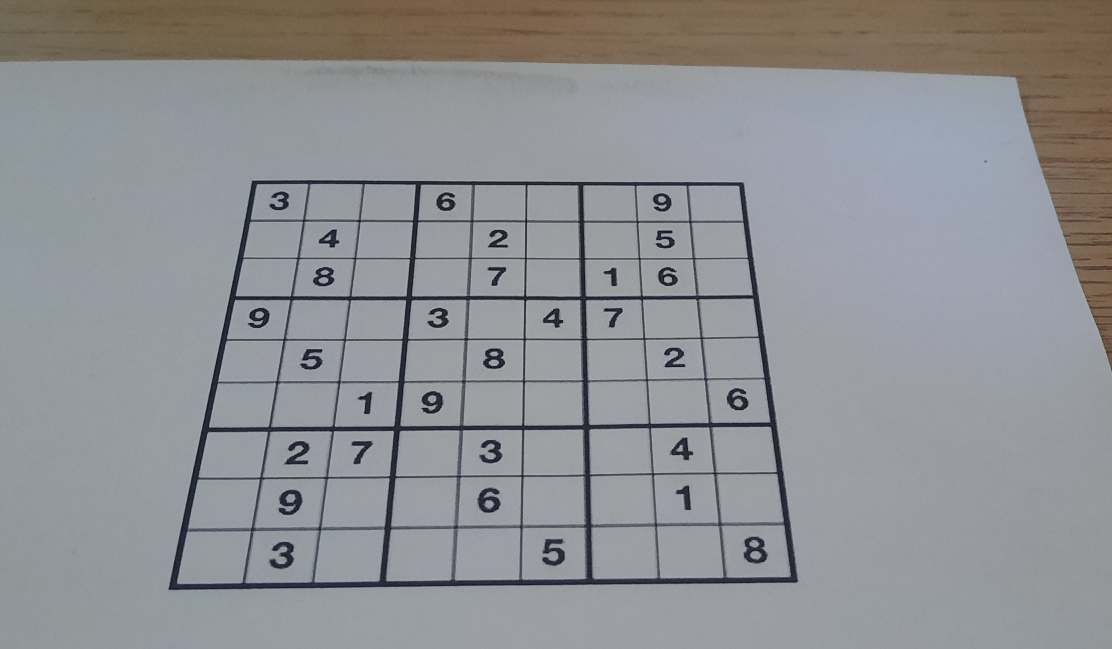
#> input picture Data/20210214_163704.jpg, 2224 x 1298 px (shown at 1/2 size)
$ python -i processing_utils.py   (imports and definitions only)
#> lines starting #> are read from the running program, lines starting #| are printed output that depends on the picture; after the words box and inside, x2 and y2 are one past the last pixel; in counts of white or black regions, pixels touching at a corner belong together
import cv2
import numpy as np

width, height = 600, 600

def pre_process_image(img):
    img = cv2.cvtColor(img, cv2.COLOR_BGR2GRAY)
    img = cv2.GaussianBlur(img, (5,5),1)
    img = cv2.fastNlMeansDenoising(img)
    img = cv2.adaptiveThreshold(img, 255, 1, 1, 11, 2)
    return img

def find_edges(img):
    edges = cv2.Canny(img, 100, 200)
    return edges

# [4 lines left out: function find_contours, not called in this run]

def find_biggest_contour(contours):
    biggest_contour = max(contours, key=cv2.contourArea)
    peri = cv2.arcLength(biggest_contour, True)
    corners = cv2.approxPolyDP(biggest_contour, 0.02*peri, True)

    corners = np.float32(corners).reshape((4,2))
    correct_corners = np.zeros((4,2))

    corners_sum = corners.sum(axis=1)
    corners_diff = np.diff(corners, axis=1)
    correct_corners[0] = corners[np.argmin(corners_sum)]
    correct_corners[1] = corners[np.argmin(corners_diff)]
    correct_corners[2] = corners[np.argmax(corners_diff)]
    correct_corners[3] = corners[np.argmax(corners_sum)]

    return np.float32(correct_corners)


# [4 lines left out: function show_image, not called in this run]

def warp_image(img, show=False):
    preprocessed_img = pre_process_image(img)
    edges = find_edges(preprocessed_img)
    contours, _ = cv2.findContours(edges, cv2.RETR_EXTERNAL, cv2.CHAIN_APPROX_SIMPLE)
    corners = find_biggest_contour(contours)
    target_corners = np.float32([[0,0], [width, 0], [0, height], [width, height]])

    H = cv2.getPerspectiveTransform(corners, target_corners)
    image_warped = cv2.warpPerspective(preprocessed_img, H, (width, height))


    if show:
        img_contour_copy = img.copy()
        img_biggest_contour_copy = img.copy()
        cv2.drawContours(img_contour_copy, contours, -1, (0, 255, 0), 3)

        for index, corner in enumerate(corners):
            cv2.circle(img_biggest_contour_copy, tuple(corner), radius=7, color=(0, 0, 255), thickness=-1)
            img_biggest_contour_copy = cv2.putText(img_biggest_contour_copy, str(index), tuple(corner),
                                           fontFace=cv2.FONT_HERSHEY_SIMPLEX,
                                           fontScale=1,
                                           color=(255,0,0),
                                           thickness=3)

        show_image(preprocessed_img, title="thresholded")
        show_image(edges, title="canny")
        show_image(img_contour_copy, title="contours")
        show_image(img_biggest_contour_copy, title="biggest contour")

    return image_warped, H

# [5 lines left out: function check_intersection, not called in this run]

def detect_number(number_image):
    return 1

# [48 lines left out: function get_numbers, not called in this run]

def get_grid(img, show=False):
    image_warped, H = warp_image(img, show)

    if show:
        original_warped = cv2.warpPerspective(img, H, (width, height))
    else:
        original_warped = None
    grid = get_numbers(image_warped, original_warped, show)

    return grid


>>> import cv2
>>> picture = cv2.imread('Data/20210214_163704.jpg')
#> picture is the input picture: shape (1298, 2224, 3); mean B, G, R 147.7, 144.4, 142.7
>>> result = get_grid(picture)
#> in pre_process_image, `img = cv2.cvtColor(img, cv2.COLOR_BGR2GRAY)`:
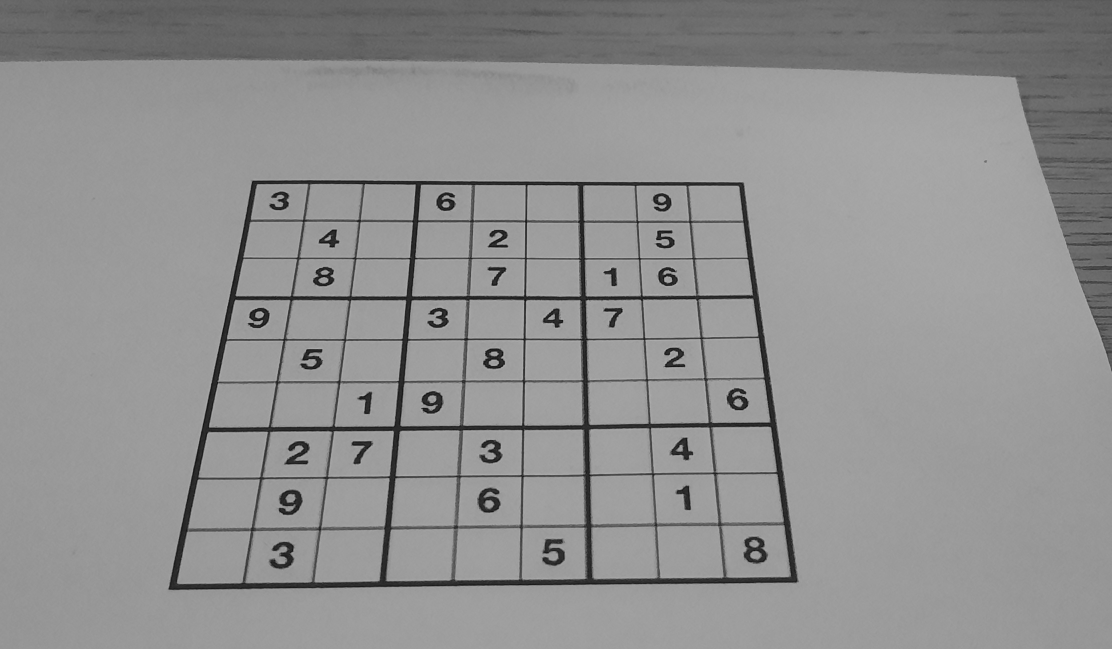
#> img: shape (1298, 2224) (shown at 1/2 size); min 2, max 186, mean 144.4
#> in pre_process_image, `img = cv2.adaptiveThreshold(img, 255, 1, 1, 11, 2)`:
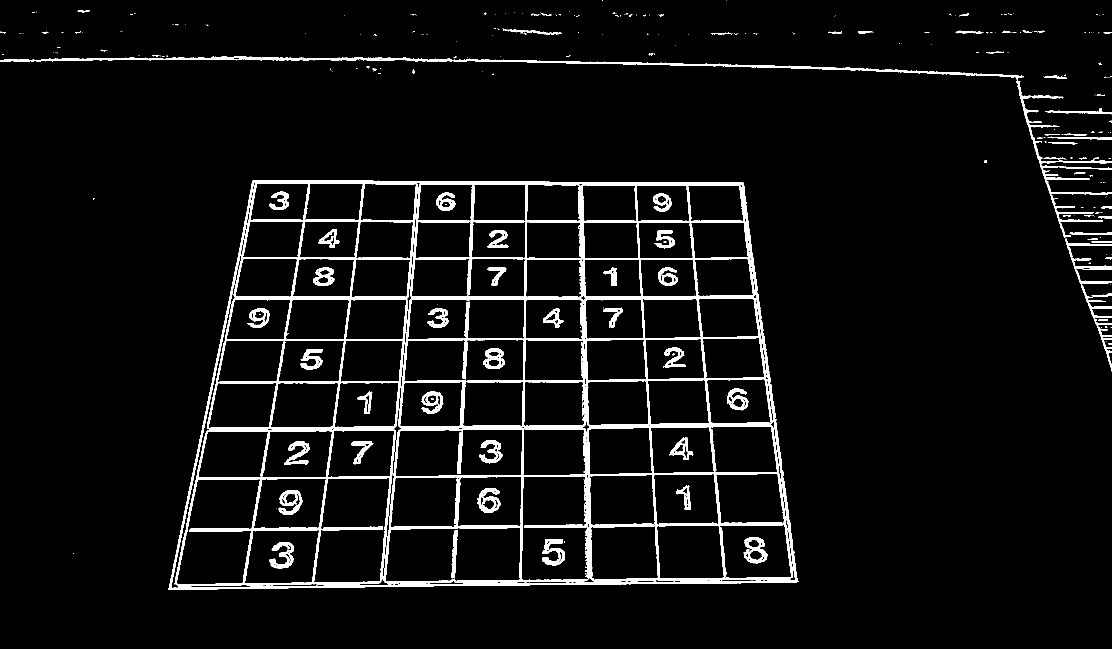
#> img: shape (1298, 2224) (shown at 1/2 size); 5.4% white; 306 white regions (223 under 20 px), largest, box (x1, y1, x2, y2) and area: (336, 361, 1598, 1180) 108180, (0, 112, 2224, 476) 12811, (2130, 477, 2224, 743) 2814
#> in find_edges, `edges = cv2.Canny(img, 100, 200)`:
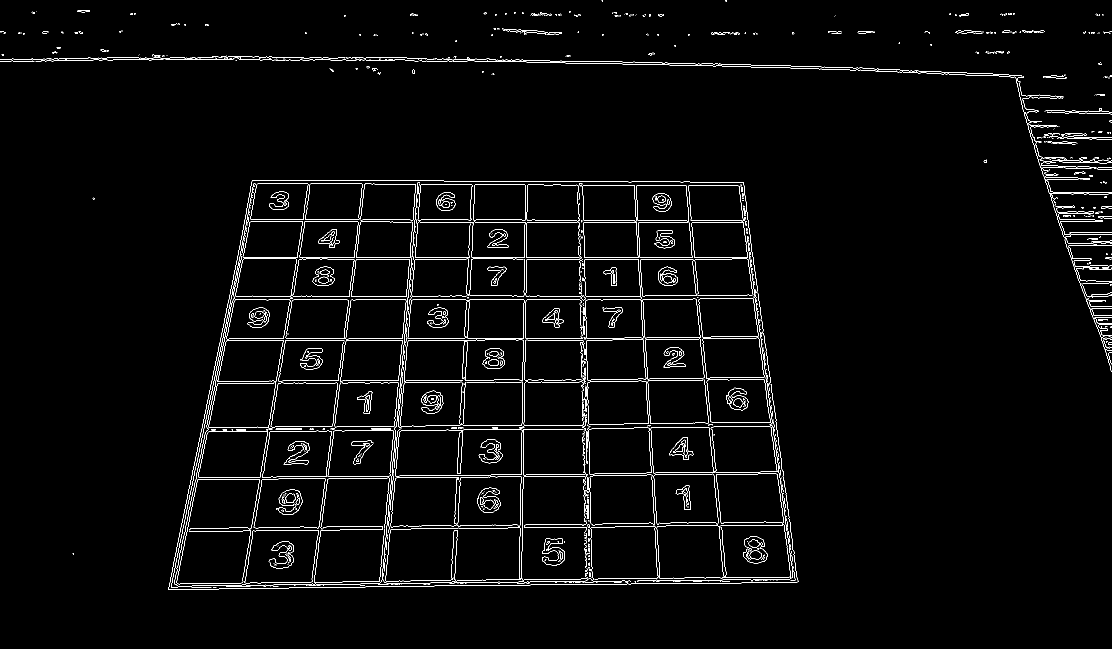
#> edges: shape (1298, 2224) (shown at 1/2 size); 2.3% white in thin lines or dots
#> in warp_image, `contours, _ = cv2.findContours(edges, cv2.RETR_EXTERNAL, cv2.CHAIN_APP..`: contours = 967 contours, 894 with area under 20; largest, box (x1, y1, x2, y2) and area: (1313, 947, 1582, 1157) 38895, (790, 859, 1045, 953) 22440, (815, 598, 1049, 678) 17244, (489, 1060, 638, 1167) 13766, (507, 957, 652, 1057) 12444
#> in find_biggest_contour, `biggest_contour = max(contours, key=cv2.contourArea)`: biggest_contour = contour of 179 points, box (x1, y1, x2, y2) (1313, 947, 1582, 1157), area 38895
#> in find_biggest_contour, `peri = cv2.arcLength(biggest_contour, True)`: peri = 1206.9
#> in find_biggest_contour, `corners = cv2.approxPolyDP(biggest_contour, 0.02*peri, True)`: corners = [[1555, 949], [1432, 953], [1442, 1046], [1564, 1050], [1315, 1052], [1319, 1156], [1581, 1154]]
#> (the run stopped early here; a loop or call above may not have finished)
